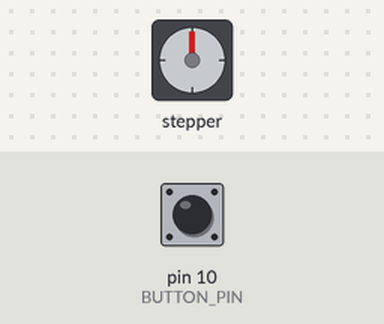
Recording of a sketch running on a simulated Arduino Uno, built with avr-gcc and run on an emulated ATmega328P. On the bench: stepper motor. Inputs (shaded band) come from the test bench; at power-on: pin 10 (BUTTON_PIN) HIGH. Stepper angles assume 4096 steps per turn.

Above: at 1.2 s.
1.3 s: pin 10 (BUTTON_PIN) pulled LOW for 0.15 s
At 2.08 s:
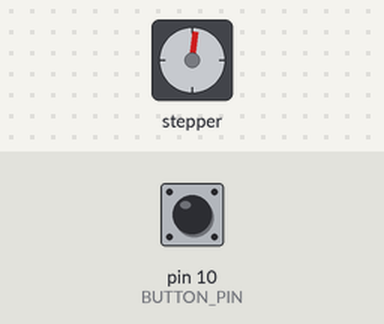
At 2.7 s:
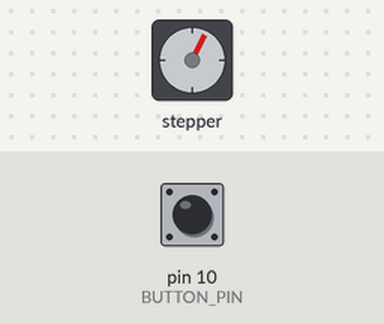
4.3 s: pin 10 (BUTTON_PIN) pulled LOW for 1 s
7.3 s: pin 10 (BUTTON_PIN) pulled LOW for 0.15 s
At 8.12 s:
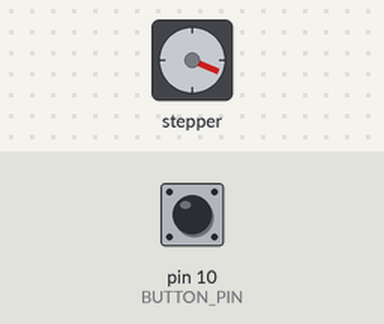
Timing chart, 0 to 22.4 s (numbered marks = the images above; inputs shaded):
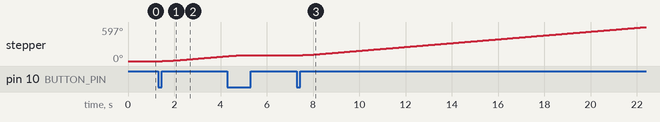

The sketch:

esp32_turntable.ino
```cpp
// 360° Photo Booth Turntable Controller
// Based on ESP32-S3 and a 28BYJ-48 Stepper Motor
// By FromFilamentToForm, August 2025

// Required library for stepper control
#include <AccelStepper.h>

// --- Pin Definitions ---
// Define the pins for the ULN2003 Driver
#define IN1 19
#define IN2 18
#define IN3 5
#define IN4 17

// Define the pin for the push button
const int BUTTON_PIN = 10;

// --- Global Variables ---
// Initialize the stepper for the 28BYJ-48 in half-step mode.
// NOTE: This pin order was found to work with this specific setup.
// Your motor might require a different sequence (e.g., IN1, IN2, IN3, IN4).
AccelStepper stepper(AccelStepper::HALF4WIRE, IN1, IN3, IN2, IN4); // This is an example, use your working combination!

bool motorActive = false;
long lastButtonTime = 0;
bool lastButtonState = HIGH;

void setup() {
  // Start serial communication for debugging (optional for final version)
  Serial.begin(115200);

  // Set the button pin as an input with an internal pull-up resistor
  pinMode(BUTTON_PIN, INPUT_PULLUP);

  // Set your desired speed and acceleration
  stepper.setMaxSpeed(400.0);
  stepper.setAcceleration(400.0);
}

void loop() {
  // --- Read button and toggle motor state ---
  bool currentButtonState = digitalRead(BUTTON_PIN);

  // Debounce the button
  if (millis() - lastButtonTime > 50) {
    if (currentButtonState == LOW && lastButtonState == HIGH) {
      motorActive = !motorActive;

      if (motorActive) {
        stepper.moveTo(2000000000);
      } else {
        stepper.stop();
      }
      lastButtonTime = millis();
    }
  }
  lastButtonState = currentButtonState;

  // --- Execute motor movement ---
  stepper.run();
}
```

Measured:
- after the input at 1.3 s, stepper: keeps turning clockwise at about 31°/s, starting after 0.17 s
- after the input at 7.3 s, stepper: keeps turning clockwise at about 33°/s, starting after 0.15 s
